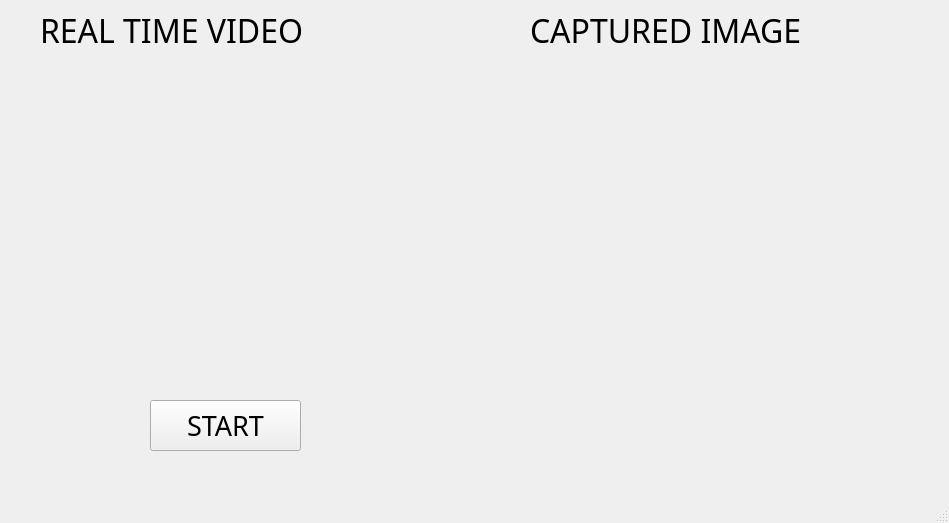
<?xml version="1.0" encoding="UTF-8"?>
<ui version="4.0">
 <class>MainWindow</class>
 <widget class="QMainWindow" name="MainWindow">
  <property name="geometry">
   <rect>
    <x>0</x>
    <y>0</y>
    <width>949</width>
    <height>523</height>
   </rect>
  </property>
  <property name="windowTitle">
   <string>MainWindow</string>
  </property>
  <widget class="QWidget" name="centralwidget">
   <widget class="QLabel" name="videoLabel">
    <property name="geometry">
     <rect>
      <x>20</x>
      <y>70</y>
      <width>401</width>
      <height>291</height>
     </rect>
    </property>
    <property name="text">
     <string/>
    </property>
   </widget>
   <widget class="QLabel" name="RealTimeVideo">
    <property name="geometry">
     <rect>
      <x>40</x>
      <y>10</y>
      <width>361</width>
      <height>41</height>
     </rect>
    </property>
    <property name="font">
     <font>
      <family>芫荽</family>
      <pointsize>24</pointsize>
     </font>
    </property>
    <property name="text">
     <string>REAL TIME VIDEO</string>
    </property>
   </widget>
   <widget class="QLabel" name="CapturedImage">
    <property name="geometry">
     <rect>
      <x>530</x>
      <y>10</y>
      <width>361</width>
      <height>41</height>
     </rect>
    </property>
    <property name="font">
     <font>
      <family>芫荽</family>
      <pointsize>24</pointsize>
     </font>
    </property>
    <property name="text">
     <string>CAPTURED IMAGE</string>
    </property>
   </widget>
   <widget class="QLabel" name="imageLabel">
    <property name="geometry">
     <rect>
      <x>510</x>
      <y>80</y>
      <width>401</width>
      <height>291</height>
     </rect>
    </property>
    <property name="text">
     <string/>
    </property>
   </widget>
   <widget class="QPushButton" name="startButton">
    <property name="geometry">
     <rect>
      <x>150</x>
      <y>400</y>
      <width>151</width>
      <height>51</height>
     </rect>
    </property>
    <property name="font">
     <font>
      <family>芫荽</family>
      <pointsize>20</pointsize>
     </font>
    </property>
    <property name="text">
     <string>START</string>
    </property>
   </widget>
  </widget>
  <widget class="QMenuBar" name="menubar">
   <property name="geometry">
    <rect>
     <x>0</x>
     <y>0</y>
     <width>949</width>
     <height>25</height>
    </rect>
   </property>
  </widget>
  <widget class="QStatusBar" name="statusbar"/>
 </widget>
 <resources/>
 <connections/>
</ui>
